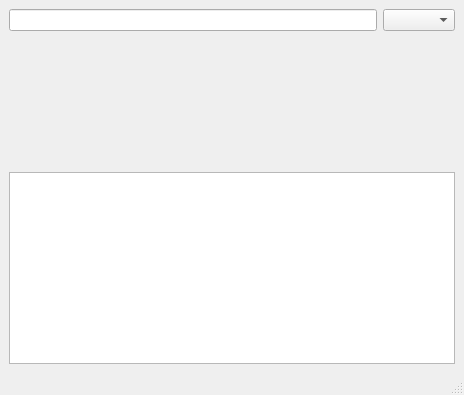
<?xml version="1.0" encoding="UTF-8"?>
<ui version="4.0">
 <class>clineEditTest</class>
 <widget class="QMainWindow" name="clineEditTest">
  <property name="geometry">
   <rect>
    <x>0</x>
    <y>0</y>
    <width>464</width>
    <height>395</height>
   </rect>
  </property>
  <property name="windowTitle">
   <string>CLineEdit Test</string>
  </property>
  <widget class="QWidget" name="centralwidget">
   <layout class="QGridLayout" name="gridLayout">
    <item row="2" column="0" colspan="2">
     <widget class="XTextEdit" name="_show"/>
    </item>
    <item row="1" column="1">
     <spacer name="verticalSpacer">
      <property name="orientation">
       <enum>Qt::Vertical</enum>
      </property>
      <property name="sizeHint" stdset="0">
       <size>
        <width>20</width>
        <height>40</height>
       </size>
      </property>
     </spacer>
    </item>
    <item row="0" column="1">
     <widget class="XComboBox" name="_type"/>
    </item>
    <item row="0" column="0">
     <widget class="CLineEdit" name="_widget"/>
    </item>
   </layout>
  </widget>
  <widget class="QMenuBar" name="menubar">
   <property name="geometry">
    <rect>
     <x>0</x>
     <y>0</y>
     <width>464</width>
     <height>22</height>
    </rect>
   </property>
  </widget>
  <widget class="QStatusBar" name="statusbar"/>
 </widget>
 <customwidgets>
  <customwidget>
   <class>CLineEdit</class>
   <extends>XLineEdit</extends>
   <header>custcluster.h</header>
  </customwidget>
  <customwidget>
   <class>XComboBox</class>
   <extends>QComboBox</extends>
   <header>xcombobox.h</header>
  </customwidget>
  <customwidget>
   <class>XLineEdit</class>
   <extends>QLineEdit</extends>
   <header>xlineedit.h</header>
  </customwidget>
  <customwidget>
   <class>XTextEdit</class>
   <extends>QTextEdit</extends>
   <header>xtextedit.h</header>
  </customwidget>
 </customwidgets>
 <resources/>
 <connections/>
</ui>
